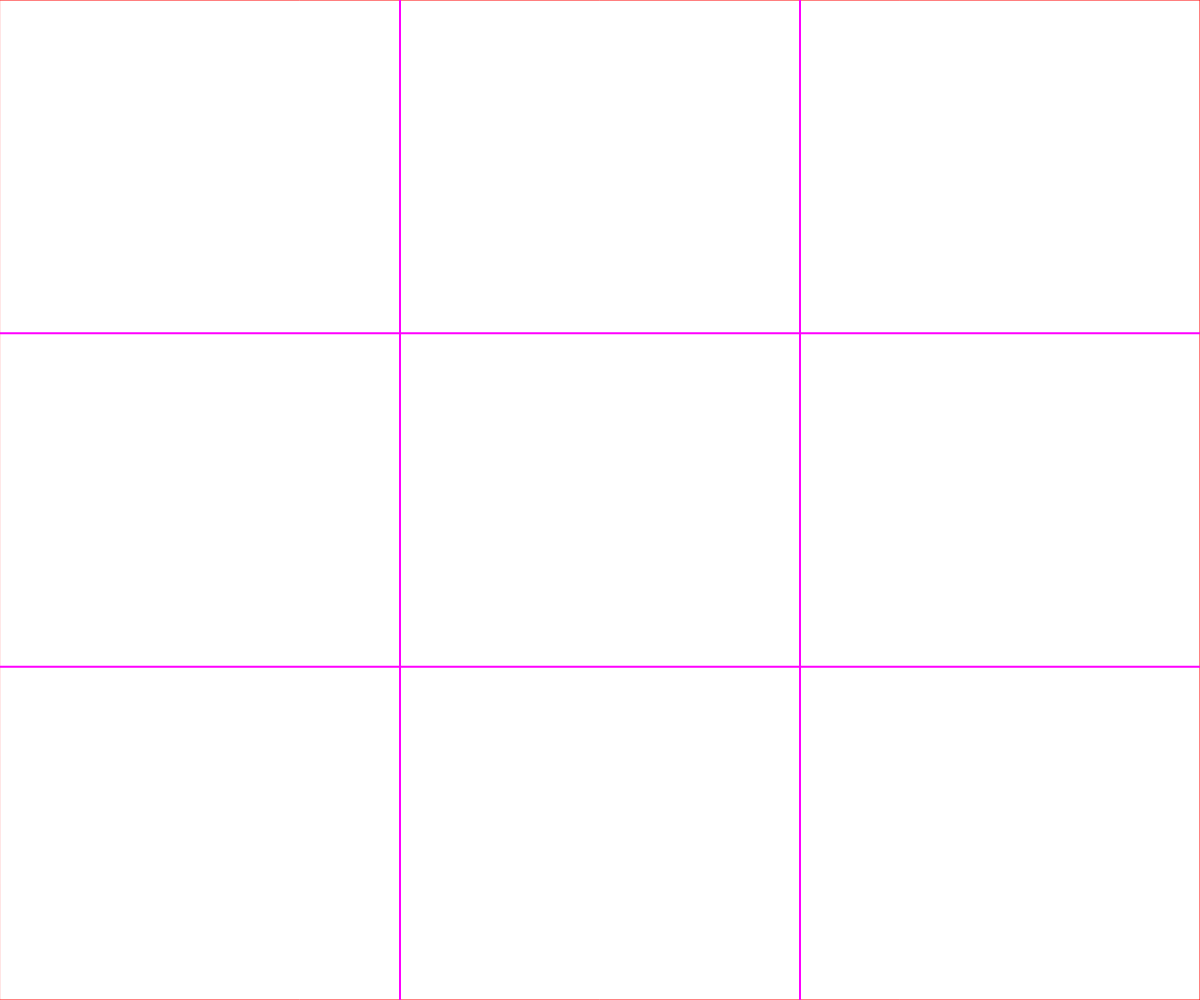
Frame 1 (no input)
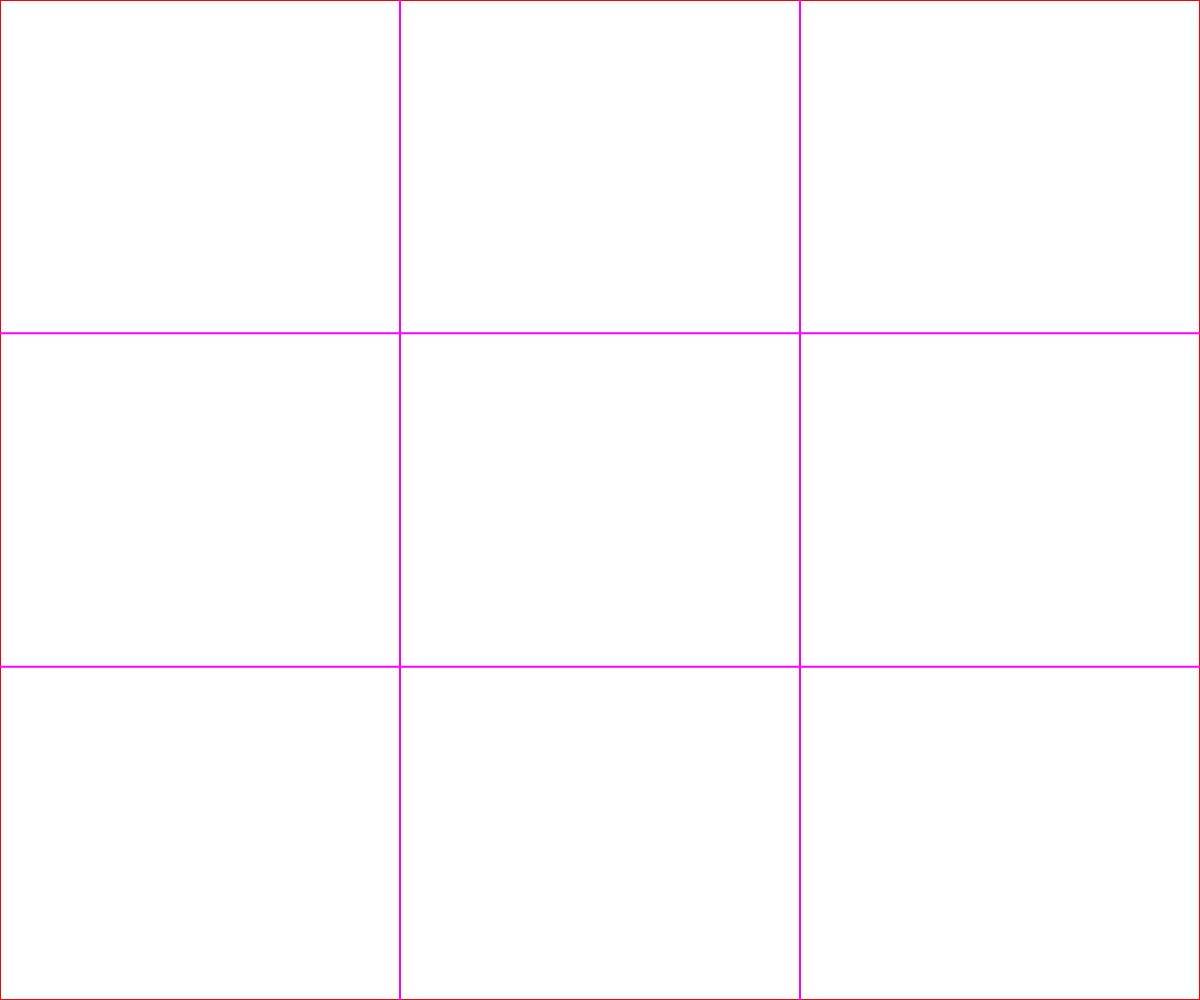
Frame 60 (no input)
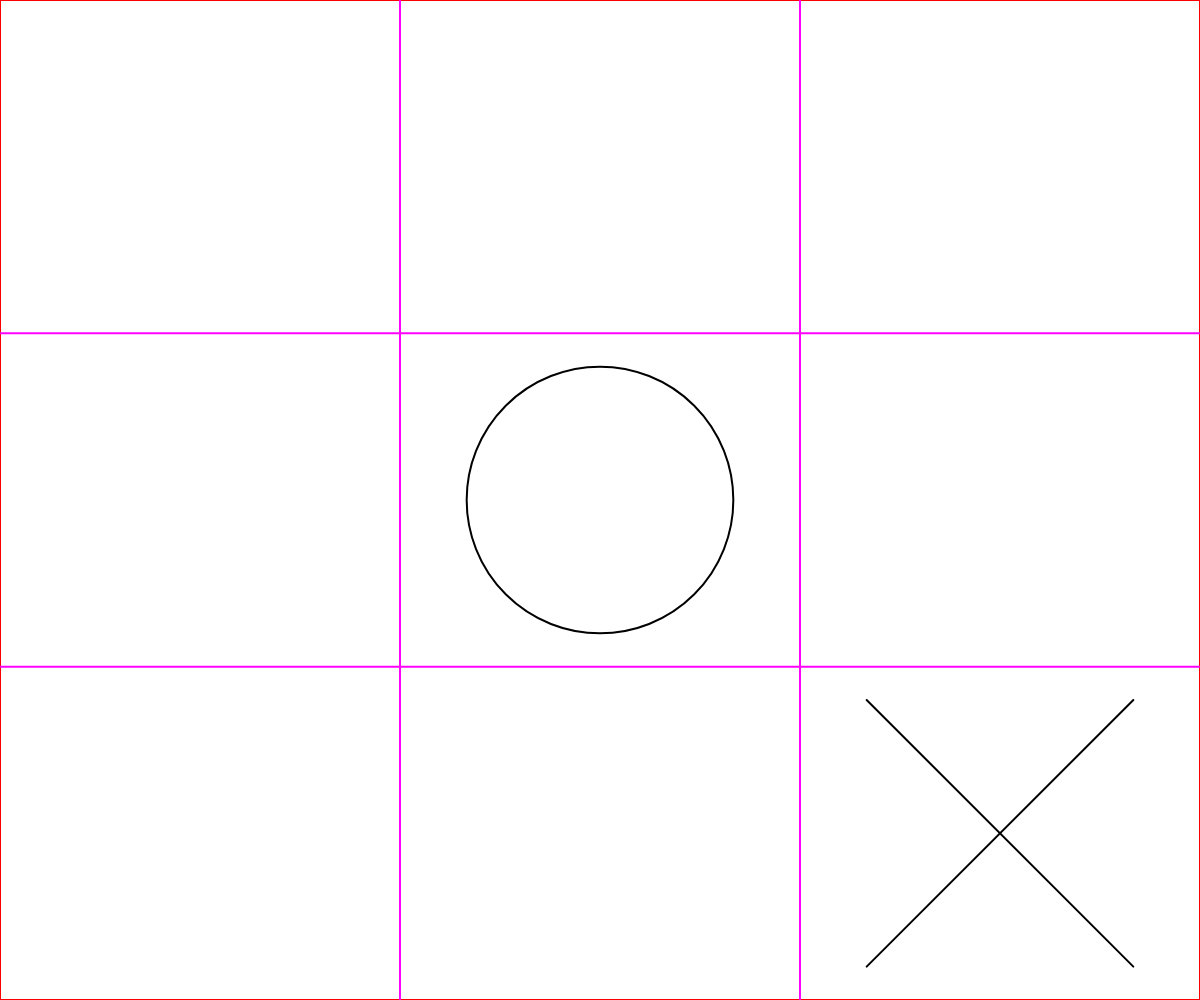
Frame 120 (the mouse pressed at the canvas centre since frame 60)

The p5.js sketch that drew these frames (run headless with seeded random() and noise() and a simulated clock; from frame 60 on, the mouse is pressed at the canvas centre):

// p5.js sketch
// ── sketch.js
let jogo = new Array(3).fill(0).map(() => new Array(3).fill(0));
let player = 1;

function setup() {
	createCanvas(windowWidth, windowHeight);
	background(150);
	if (player === 2) {
		player = 1;
		jogo[0][0] = 2;
	}
}

function draw() {
	background(255);
	drawMatrix(jogo, 0, 0, width, height);
	if (endgame(jogo) !== false) {
		(endgame(jogo) === 2) ? background(255, 0, 0): (endgame(jogo) === 1) ? background(0, 255, 0) : background(200);
		drawMatrix(jogo, 0, 0, width, height);
		noStroke();
		fill(0);
		textAlign(CENTER)
		textSize(50);
		text("Click to restart", width / 2, height / 2);
	} else if (player === 2) {
		let all = true;
		for (let i = 0; i < 3; i++) {
			for (let j = 0; j < 3; j++) {
				if (jogo[i][j] !== 0) all = false;
			}
		}
		if (all) {
			player = 1;
			jogo[0][0] = 2;
		} else {
			let {
				i,
				j
			} = calculateNextMove();
			if (jogo[i][j] === 0) {
				jogo[i][j] = 2;
				player = 1;
			} else {
				console.error("olokomeu");
			}
		}
	}
}

function gamepos(x, y) {
	return {
		j: floor(x / (width / 3)),
		i: floor(y / (height / 3))
	};
}

function mousePressed() {
	if (endgame(jogo) !== false) {
		jogo = new Array(3).fill(0).map(() => new Array(3).fill(0));
	} else
	if (player === 1 && endgame(jogo) === false) {
		const {
			i,
			j
		} = gamepos(mouseX, mouseY);
		if (jogo[i][j] === 0) {
			jogo[i][j] = 1;
			player++;
		}
	}
}

function calculateNextMove() {
	let tree = new GenerateTree(jogo);
	tree.scoreTree();
	let m = Math.max(...tree.nodes.map(x => x.score));
	let moves = [];
	for (let node of tree.nodes) {
		if (node.score === m) {
			moves.push(node.matrix);
		}
	}
	let move = moves[Math.floor(Math.random()*moves.length)];
	for (let i = 0; i < 3; i++) {
		for (let j = 0; j < 3; j++) {
			if (jogo[i][j] === 0 && move[i][j] === 2) {
				return {
					i,
					j
				};
			}
		}
	}
	console.error("Algo de errado não está certo!")
	return {
		i: -1,
		j: -1
	};
}

class GenerateTree {
	constructor(matrix, player = 1) {
		this.matrix = copym(matrix);
		this.nodes = [];
		this.player = 1 + ((player++) % 2);
		this.score = null;
		let win = endgame(this.matrix);
		if (win !== false) {
			//fim de jogo
			this.score = (win === 1) ? -1 : (win === 0) ? 0 : 1;
		} else {
			for (let i = 0; i < 3; i++) {
				for (let j = 0; j < 3; j++) {
					if (matrix[i][j] === 0) {
						let nmatrix = copym(matrix);
						nmatrix[i][j] = this.player;
						this.nodes.push(new GenerateTree(nmatrix, player));
					}
				}
			}
		}
	}
	// draw(x, y, w, h) {
	// 	console.log(x);
	// 	for (let i = 0; i < this.nodes.length; i++) {
	// 		stroke(0);
	// 		strokeWeight(1);
	// 		noFill();
	// 		const nx = (this.nodes.length % 2 === 0) ? x - w * (this.nodes.length - 1) / 2 + i * w : x - w / 2 - w * (this.nodes.length - 2) / 2 + i * w;
	// 		line(x + w / 2, y + h / 2, nx + w / 2, y + h * 1.2);
	// 		this.nodes[i].draw(nx, y + h * 1.2, w, h);
	// 	}
	// 	drawMatrix(this.matrix, x, y, w, h);

	// }
	scoreTree() {
		for (let i = 0; i < this.nodes.length; i++) {
			if (this.nodes[i].score === null) {
				this.nodes[i].scoreTree();
			}
		}
		this.score = (this.player === 1) ? Math.min(...this.nodes.map(x => x.score)) : Math.max(...this.nodes.map(x => x.score));
	}
}

function endgame(matrix) {
	const wins = [
		[0, 3, 6],
		[1, 4, 7],
		[2, 5, 8],
		[0, 1, 2],
		[3, 4, 5],
		[6, 7, 8],
		[0, 4, 8],
		[2, 4, 6]
	]
	let zeros = 0;
	for (let win of wins) {
		let player = null;
		let fim = true;
		for (let k = 0; k < win.length; k++) {
			const i = floor(win[k] / 3);
			const j = win[k] % 3;
			if (matrix[i][j] === 0) zeros++;
			if (player === null && matrix[i][j] !== 0) {
				player = matrix[i][j];
			} else if (player !== matrix[i][j]) {
				fim = false;
			}
		}
		if (fim) return player;
	}
	if (zeros === 0) return 0

	return false;
}

function copym(m) {
	return JSON.parse(JSON.stringify(m));
}

function drawMatrix(m, x, y, w, h) {
	noFill();
	stroke(255, 0, 0);

	rect(x, y, w, h);
	stroke(255, 0, 255);
	strokeWeight(2);
	line(x + w / 3, y, x + w / 3, y + h);
	line(x + 2 * w / 3, y, x + 2 * w / 3, y + h);
	line(x, y + h / 3, x + w, y + h / 3);
	line(x, y + 2 * h / 3, x + w, y + 2 * h / 3);

	stroke(0);
	strokeWeight(2);
	noFill();
	for (let i = 0; i < 3; i++) {
		for (let j = 0; j < 3; j++) {
			const ww = w / 3;
			const hh = h / 3;
			const xx = x + j * ww;
			const yy = y + i * hh;
			switch (m[i][j]) {
				case 0:
					break;
				case 1:
					drawO(xx, yy, ww, hh);
					break;
				case 2:
					drawX(xx, yy, ww, hh);
					break;
				default:
					console.error(m[i][j]);
			}
		}
	}
}

function drawX(x, y, w, h) {
	const s = min(w, h) * 0.8;
	line(x + (w - s) / 2, y + (h - s) / 2, x + s + (w - s) / 2, y + s + (h - s) / 2);
	line(x + s + (w - s) / 2, y + (h - s) / 2, x + (w - s) / 2, y + s + (h - s) / 2);
}

function drawO(x, y, w, h) {
	const s = min(w, h) * 0.8;
	ellipse(x + (w - s) / 2 + s / 2, y + (h - s) / 2 + s / 2, s);
}
